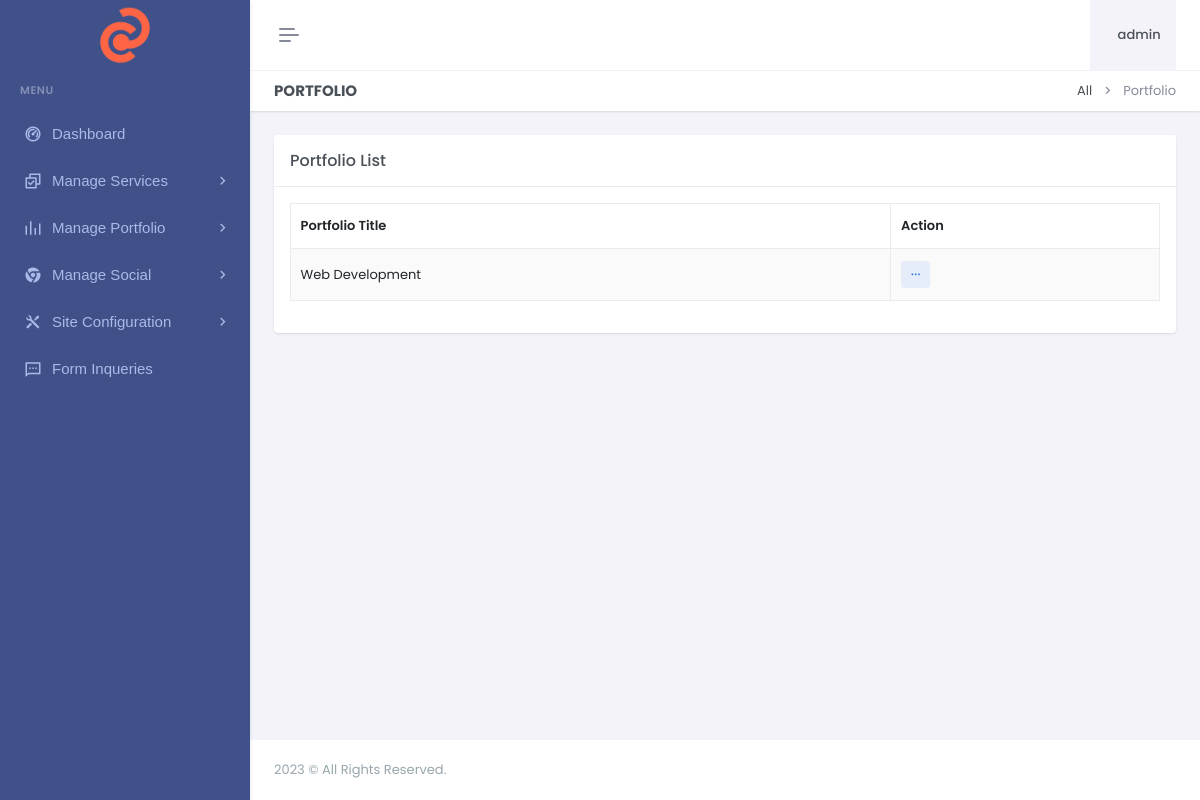
Page /dashboard/portfolio.php (signed in) on the committed database.
### tables this page shows
CREATE TABLE `logo` (
  `id` int(11) NOT NULL,
  `xfile` varchar(1000) NOT NULL,
  `ufile` varchar(1000) NOT NULL,
  `updated_at` timestamp NOT NULL DEFAULT current_timestamp() ON UPDATE current_timestamp()
);

CREATE TABLE `portfolio` (
  `id` int(11) NOT NULL,
  `port_title` varchar(500) NOT NULL,
  `port_desc` varchar(1000) NOT NULL,
  `port_detail` varchar(2000) NOT NULL,
  `ufile` varchar(1000) NOT NULL,
  `updated_at` timestamp NOT NULL DEFAULT current_timestamp() ON UPDATE current_timestamp()
);

### dashboard/portfolio.php (the view)
<?php include"header.php";?>
<?php include"sidebar.php";?>
<div class="main-content">
 <div class="page-content">
       <div class="container-fluid">
                    <div class="row">
                        <div class="col-12">
                            <div class="page-title-box d-sm-flex align-items-center justify-content-between">
                                <h4 class="mb-sm-0">Portfolio</h4>
                                <div class="page-title-right">
                                    <ol class="breadcrumb m-0">
                                        <li class="breadcrumb-item"><a href="javascript: void(0);">All</a></li>
                                        <li class="breadcrumb-item active">Portfolio</li>
                                    </ol>
                                </div>
                            </div>
                        </div>
                    </div>
                    <div class="row">
                        <div class="col-lg-12">
                            <div class="card">
                                <div class="card-header">
                                    <h5 class="card-title mb-0">Portfolio List</h5>
                                </div>
                                <div class="card-body">
                                    <table id="example" class="table table-bordered dt-responsive nowrap table-striped align-middle" style="width:100%">
                                        <thead>
                                            <tr>
                                                <th data-ordering="false">Portfolio Title</th>
                                                <th>Action</th>
                                            </tr>
                                        </thead>
                                        <tbody>
                                        <?php
				   $q="SELECT * FROM  portfolio ORDER BY id DESC";
 $r123 = mysqli_query($con,$q);
while($ro = mysqli_fetch_array($r123))
{
	$id="$ro[id]";
	$port_title="$ro[port_title]";
  print "<tr>
				  <td>
				  $port_title
				  </td>
          <td>
                                                    <div class='dropdown d-inline-block'>
                                                        <button class='btn btn-soft-secondary btn-sm dropdown' type='button' data-bs-toggle='dropdown' aria-expanded='false'>
                                                            <i class='ri-more-fill align-middle'></i>
                                                        </button>
                                                        <ul class='dropdown-menu dropdown-menu-end'>
                                                            <li><a href='editport.php?id=$id' class='dropdown-item edit-item-btn'><i class='ri-pencil-fill align-bottom me-2 text-muted'></i> Edit</a></li>
                                                            <li>
                                                                <a href='deleteport.php?id=$id' class='dropdown-item remove-item-btn'>
                                                                    <i class='ri-delete-bin-fill align-bottom me-2 text-muted'></i> Delete
                                                                </a>
                                                            </li>
                                                        </ul>
                                                    </div>
                                                </td>
				  </tr>";
  }
  ?>
                                        </tbody>
                                    </table>
                                </div>
                            </div>
                        </div>
                    </div>
                </div>
            </div>
            <?php include"footer.php";?>

### dashboard/sidebar.php (shortened to what this page needs)
<?php
include"../z_db.php";
?>
<div class="app-menu navbar-menu">
  <div class="navbar-brand-box">
<?php
    $rr=mysqli_query($con,"SELECT ufile FROM logo");
$r = mysqli_fetch_row($rr);
$ufile = $r[0];
?>
    <a href="index.php" class="logo logo-light">
      <span class="logo-lg">
        <img src="uploads/logo/<?php print $ufile?>" alt="" height="60">
      </span>
    </a>
  </div>
  <div id="scrollbar">
    <div class="container-fluid">
      <ul class="navbar-nav" id="navbar-nav">
        <li class="menu-title"><span data-key="t-menu">Menu</span></li>
        <li class="nav-item">
                <a href="dashboard" class="nav-link" data-key="t-analytics">  <i class="ri-dashboard-2-line"></i> <span data-key="t-dashboards"> Dashboard </span></a>
              </li>
              <li class="nav-item">
                            <a class="nav-link menu-link" href="#sidebarLanding" data-bs-toggle="collapse" role="button" aria-expanded="true" aria-controls="sidebarLanding">
                                <i class="ri-checkbox-multiple-line"></i> <span data-key="t-landing">Manage Services</span>
                            </a>
                        </li>
                        <li class="nav-item">
                            <a class="nav-link menu-link" href="#sidebarPot" data-bs-toggle="collapse" role="button" aria-expanded="true" aria-controls="sidebarLanding">
                                <i class="ri-rhythm-fill"></i> <span data-key="t-landing">Manage Portfolio</span>
                            </a>
                        </li>
                        <li class="nav-item">
                            <a class="nav-link menu-link" href="#sidebarX" data-bs-toggle="collapse" role="button" aria-expanded="true" aria-controls="sidebarLanding">
                                <i class="ri-chrome-fill"></i> <span data-key="t-landing">Manage Social</span>
                            </a>
                        </li>
                        <li class="nav-item">
                            <a class="nav-link menu-link" href="#sidebarK" data-bs-toggle="collapse" role="button" aria-expanded="true" aria-controls="sidebarLanding">
                                <i class="ri-tools-fill"></i> <span data-key="t-landing"> Site Configuration </span>
                            </a>
                        </li>
                <li class="nav-item">
                <a href="contact-messages" class="nav-link" data-key="t-analytics">  <i class="ri-message-2-line"></i> <span data-key="t-message"> Form Inqueries </span></a>
              </li>
      </ul>
    </div>
  </div>
  <div class="sidebar-background"></div>
</div>

### rows in the picture
logo: ufile (picture)
portfolio: port_title "Web Development"

### other values in the picture
$username "admin"
